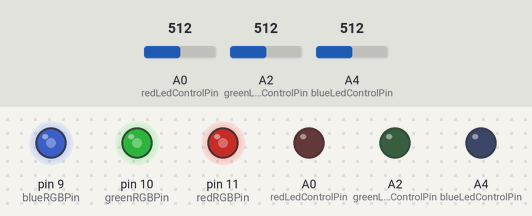
This sketch was run on a simulated Arduino Uno, built with avr-gcc and run on an emulated ATmega328P. On the bench: output pins drawn as LEDs (lit = HIGH). The test bench sets the inputs (shaded band); at power-on: A0 (redLedControlPin) = 512, A2 (greenLedControlPin) = 512, A4 (blueLedControlPin) = 512.

Above: at 1.2 s.
1.3 s: A0 (redLedControlPin) set to 716
At 2.4 s:
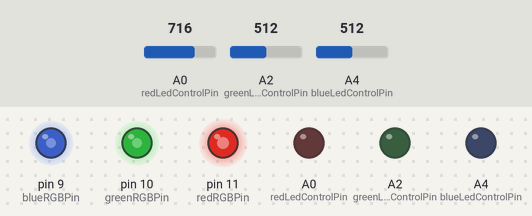
2.8 s: A2 (greenLedControlPin) set to 716
At 3.5 s:
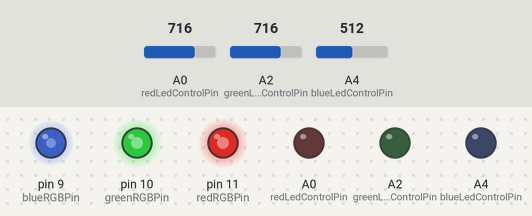
4.3 s: A4 (blueLedControlPin) set to 716
At 4.7 s:
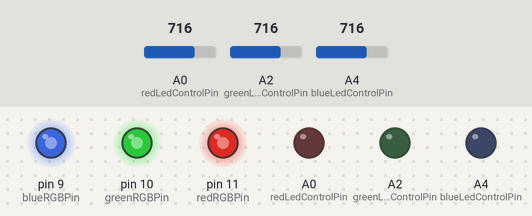
5.8 s: A0 (redLedControlPin) set to 900
At 7.0 s:
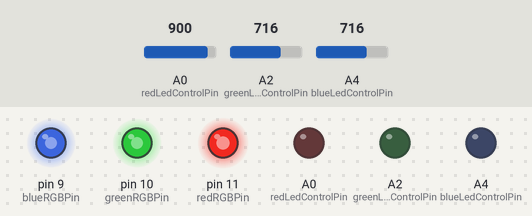
7.3 s: A2 (greenLedControlPin) set to 900
At 8.1 s:
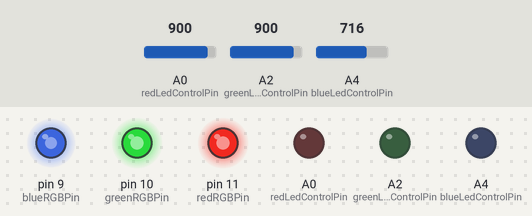
8.8 s: A4 (blueLedControlPin) set to 900
At 9.3 s:
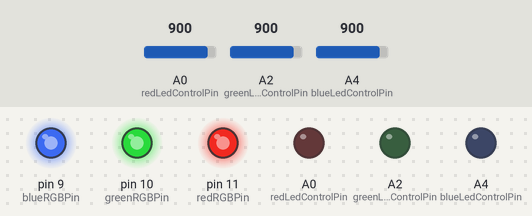
Timing chart, 0 to 11.3 s (numbered marks = the images above; inputs shaded):
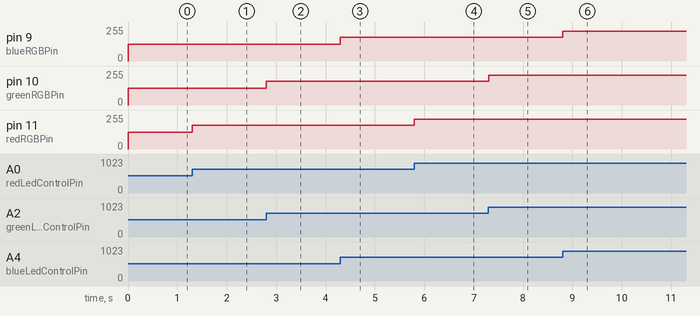

The sketch:

RGB_control_with_3_potentiometers___arduino_code.ino
```cpp
const int redLedControlPin = A0;
const int greenLedControlPin = A2;
const int blueLedControlPin = A4;

const int redRGBPin = 11;
const int greenRGBPin = 10;
const int blueRGBPin = 9;

const int maxAnalogInput = 1023;
const int maxBrightness = 255;
const int serialBaudRate = 9600;

void setup() {
  Serial.begin(serialBaudRate);

  pinMode(redLedControlPin, OUTPUT);
  pinMode(greenLedControlPin, OUTPUT);
  pinMode(blueLedControlPin, OUTPUT);
}

//the loop function reads analog values from the 3 control pins
//it then maps them to the appropriate brightness levels
//using the analogWrite function, it adjusts the brightness of the corresponding lights

void loop() {
  float redLedControlVal = analogRead(redLedControlPin);
  float greenLedControlVal = analogRead(greenLedControlPin);
  float blueLedControlVal = analogRead(blueLedControlPin);

  float redMapedValue = map(redLedControlVal, 0, maxAnalogInput, 0, maxBrightness);
  float greenMapedValue = map(greenLedControlVal, 0, maxAnalogInput, 0, maxBrightness);
  float blueMapedValue = map(blueLedControlVal, 0, maxAnalogInput, 0, maxBrightness);

  analogWrite(redRGBPin, redMapedValue);
  analogWrite(greenRGBPin, greenMapedValue);
  analogWrite(blueRGBPin, blueMapedValue);
}

//the code changes the color and the intensity of an RGB LED module (in our case)
```

Measured:
- after the input at 1.3 s, pin 11 (redRGBPin): 127/255 → 178/255 at once
- after the input at 2.8 s, pin 10 (greenRGBPin): 127/255 → 178/255 at once
- after the input at 4.3 s, pin 9 (blueRGBPin): 127/255 → 178/255 at once
- after the input at 5.8 s, pin 11 (redRGBPin): 178/255 → 224/255 at once
- after the input at 7.3 s, pin 10 (greenRGBPin): 178/255 → 224/255 at once
- after the input at 8.8 s, pin 9 (blueRGBPin): 178/255 → 224/255 at once
